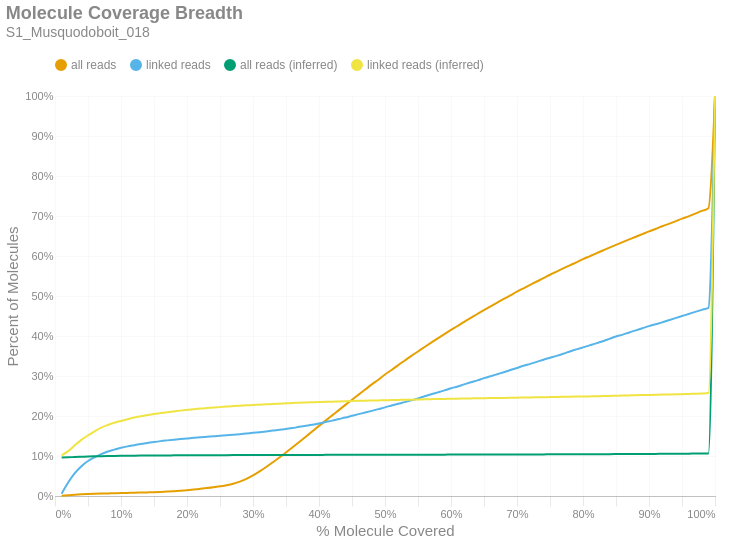

This figure's notebook cell:
### Markdown cell above
### Molecule Read Coverage
This chart shows molecule coverage breadth as computed by the number of bases aligned to that molecule. In other words, "*how much of each unique long molecule is actually sequenced/aligned?*" Keep in mind there is a distinction between sequences and alignments, since some sequences belonging to a particular molecule may not align well and wouldn't appear in the alignment data. This chart also shows molecule coverage breadth as computed by the *inferred fragment* from which the aligned sequences originate. Unlike read coverage, this calculation takes into account the total insert size, including unsequenced gaps between the forward and reverse reads. Like the previous figures, these are cumulative percents.

### Code cell
if SKIPLR:
    print_html(f"Skipped")
else:
    binned_df = consolidated_hist(valids['coverage_bp'], mask, 0.01, True)
    binned_df_inf = consolidated_hist(valids['coverage_inserts'], mask, 0.01, True)
    binned_df = binned_df.with_columns(pl.lit(binned_df_inf['all reads (cumsum)']).alias('all reads (inferred)'))
    binned_df = binned_df.with_columns(pl.lit(binned_df_inf['linked reads (cumsum)']).alias('linked reads (inferred)'))
    binned_df = binned_df.with_columns(
        (pl.col('bin').cast(pl.Float64) + 0.01).alias('right_edge')
    )

    with SafeRender(binned_df):
        (
            density_plot(binned_df, 'Molecule Coverage Breadth', samplename, 'molcov', ['all reads (inferred)','linked reads (inferred)'])
            .encode(
                #x=alt.X('bin:Q', title="% Molecule Covered").axis(format = '%').scale(padding=0),
                x=alt.X('right_edge:Q', title="% Molecule Covered").axis(format='%').scale(padding=0),
                y=alt.Y('value:Q', title='Percent of Molecules')
                    .axis(format='%')
                    .stack(False)
                    .scale(domainMin=0, padding=0),
                color=alt.Color("key:N").scale(domain = ["all reads", "linked reads", "all reads (inferred)", "linked reads (inferred)"]),
                tooltip = [
                    alt.Tooltip("key:N", title = "Data Type"),
                    alt.Tooltip("range_label:N", title="% Molecule Covered"),
                    alt.Tooltip("value:Q", format = ".2%", title="% Molecules")
                ]
            )
        ).display()

### Figure 1 — Vega-Lite specification as saved in the notebook (floating-point values rounded to 4 significant figures)
{"width": "container", "height": 400, "config": {"title": {"anchor": "start", "dy": -15, "fontSize": 18, "color": "#888888", "subtitleColor": "#888888", "subtitleFontSize": 14}, "arc": {"fill": "#0072B2"}, "axis": {"domainColor": "#888888", "domainWidth": 0.5, "gridWidth": 0.2, "grid": false, "titleFontWeight": 400, "titleFontSize": 15, "labelFontSize": 11, "labelColor": "#888888", "tickColor": "#888888", "tickWidth": 0.2, "titleColor": "#888888"}, "axisBand": {"grid": false}, "axisX": {"grid": true, "tickSize": 10, "domainCap": "round"}, "axisY": {"domain": false, "grid": true, "tickSize": 0, "domainCap": "round"}, "background": "transparent", "header": {"labelFontSize": 15, "labelColor": "#888888", "titleFontSize": 15, "titleFontWeight": 600, "titleColor": "#888888"}, "legend": {"labelFont": "sans-serif", "labelFontSize": 12, "labelColor": "#888888", "symbolSize": 100, "symbolType": "circle", "titleFontSize": 12, "titlePadding": 10, "titleColor": "#888888", "title": null, "orient": "top"}, "range": {"category": ["#E69F00", "#56B4E9", "#009E73", "#F0E442", "#0072B2", "#D55E00", "#CC79A7", "#000000"], "diverging": ["#cfe8f3", "#a2d4ec", "#73bfe2", "#46abdb", "#1696d2", "#12719e"]}, "area": {"fill": "#0072B2", "fillOpacity": 0.7, "line": true, "strokeOpacity": 0.7}, "line": {"color": "#0072B2", "stroke": "#0072B2", "strokeWidth": 2}, "trail": {"color": "#0072B2", "stroke": "#0072B2", "strokeWidth": 0, "size": 1}, "point": {"filled": true, "fillOpacity": 1.0, "size": 95}, "text": {"color": "#888888", "fontSize": 11, "align": "right", "fontWeight": 400, "size": 11}, "bar": {"fill": "#0072B2", "stroke": null}, "view": {"stroke": null, "continuousWidth": 660, "continuousHeight": 400}}, "data": {"name": "data-101853562427c2f16d74dd22a2eddfea"}, "mark": {"type": "line", "interpolate": "monotone", "point": {"opacity": 0, "size": 275}}, "encoding": {"color": {"field": "key", "scale": {"domain": ["all reads", "linked reads", "all reads (inferred)", "linked reads (inferred)"]}, "type": "nominal"}, "tooltip": [{"field": "key", "title": "Data Type", "type": "nominal"}, {"field": "range_label", "title": "% Molecule Covered", "type": "nominal"}, {"field": "value", "format": ".2%", "title": "% Molecules", "type": "quantitative"}], "x": {"axis": {"format": "%"}, "field": "right_edge", "scale": {"padding": 0}, "title": "% Molecule Covered", "type": "quantitative"}, "y": {"axis": {"format": "%"}, "field": "value", "scale": {"domainMin": 0, "padding": 0}, "stack": false, "title": "Percent of Molecules", "type": "quantitative"}}, "params": [{"name": "param_c36ac31b6afebe62", "select": {"type": "point", "fields": ["key"]}, "bind": "legend"}], "title": {"text": "Molecule Coverage Breadth", "subtitle": "S1_Musquodoboit_018"}, "transform": [{"fold": ["all reads (cumsum)", "linked reads (cumsum)", "all reads (inferred)", "linked reads (inferred)"]}, {"calculate": "replace(datum.key, ' (cumsum)', '')", "as": "key"}, {"filter": {"param": "param_c36ac31b6afebe62"}}], "usermeta": {"embedOptions": {"downloadFileName": "S1_Musquodoboit_018.molcov"}}, "$schema": "https://vega.github.io/schema/vega-lite/v6.1.0.json", "datasets": {"data-101853562427c2f16d74dd22a2eddfea": [{"bin": "0.0", "interval": "0.0-0.01", "all reads": 0.0004322, "linked reads": 0.005905, "all reads (cumsum)": 0.0004322, "linked reads (cumsum)": 0.005905, "range_label": "0.0-0.01", "all reads (inferred)": 0.09628, "linked reads (inferred)": 0.1019, "right_edge": 0.01}, {"bin": "0.01", "interval": "0.01-0.02", "all reads": 0.001466, "linked reads": 0.02787, "all reads (cumsum)": 0.001899, "linked reads (cumsum)": 0.03377, "range_label": "0.01-0.02", "all reads (inferred)": 0.09679, "linked reads (inferred)": 0.1122, "right_edge": 0.02}, {"bin": "0.02", "interval": "0.02-0.03", "all reads": 0.001241, "linked reads": 0.02321, "all reads (cumsum)": 0.003139, "linked reads (cumsum)": 0.05699, "range_label": "0.02-0.03", "all reads (inferred)": 0.09747, "linked reads (inferred)": 0.1267, "right_edge": 0.03}, {"bin": "0.03", "interval": "0.03-0.04", "all reads": 0.001036, "linked reads": 0.0175, "all reads (cumsum)": 0.004175, "linked reads (cumsum)": 0.07449, "range_label": "0.03-0.04", "all reads (inferred)": 0.0981, "linked reads (inferred)": 0.1403, "right_edge": 0.04}, {"bin": "0.04", "interval": "0.04-0.05", "all reads": 0.0007397, "linked reads": 0.01299, "all reads (cumsum)": 0.004915, "linked reads (cumsum)": 0.08748, "range_label": "0.04-0.05", "all reads (inferred)": 0.09873, "linked reads (inferred)": 0.1516, "right_edge": 0.05}, {"bin": "0.05", "interval": "0.05-0.06", "all reads": 0.0006279, "linked reads": 0.009233, "all reads (cumsum)": 0.005543, "linked reads (cumsum)": 0.09671, "range_label": "0.05-0.06", "all reads (inferred)": 0.09922, "linked reads (inferred)": 0.1618, "right_edge": 0.06}, {"bin": "0.06", "interval": "0.06-0.07", "all reads": 0.0005245, "linked reads": 0.008095, "all reads (cumsum)": 0.006067, "linked reads (cumsum)": 0.1048, "range_label": "0.06-0.07", "all reads (inferred)": 0.09966, "linked reads (inferred)": 0.171, "right_edge": 0.07}, {"bin": "0.07", "interval": "0.07-0.08", "all reads": 0.0004313, "linked reads": 0.006463, "all reads (cumsum)": 0.006499, "linked reads (cumsum)": 0.1113, "range_label": "0.07-0.08", "all reads (inferred)": 0.09997, "linked reads (inferred)": 0.1776, "right_edge": 0.08}, {"bin": "0.08", "interval": "0.08-0.09", "all reads": 0.000409, "linked reads": 0.004616, "all reads (cumsum)": 0.006908, "linked reads (cumsum)": 0.1159, "range_label": "0.08-0.09", "all reads (inferred)": 0.1002, "linked reads (inferred)": 0.1831, "right_edge": 0.09}, {"bin": "0.09", "interval": "0.09-0.1", "all reads": 0.0004397, "linked reads": 0.004595, "all reads (cumsum)": 0.007347, "linked reads (cumsum)": 0.1205, "range_label": "0.09-0.1", "all reads (inferred)": 0.1004, "linked reads (inferred)": 0.1877, "right_edge": 0.1}, {"bin": "0.1", "interval": "0.1-0.11", "all reads": 0.0003773, "linked reads": 0.003629, "all reads (cumsum)": 0.007725, "linked reads (cumsum)": 0.1241, "range_label": "0.1-0.11", "all reads (inferred)": 0.1006, "linked reads (inferred)": 0.1921, "right_edge": 0.11}, {"bin": "0.11", "interval": "0.11-0.12", "all reads": 0.0003801, "linked reads": 0.003028, "all reads (cumsum)": 0.008105, "linked reads (cumsum)": 0.1271, "range_label": "0.11-0.12", "all reads (inferred)": 0.1008, "linked reads (inferred)": 0.196, "right_edge": 0.12}, {"bin": "0.12", "interval": "0.12-0.13", "all reads": 0.0004332, "linked reads": 0.003006, "all reads (cumsum)": 0.008538, "linked reads (cumsum)": 0.1301, "range_label": "0.12-0.13", "all reads (inferred)": 0.101, "linked reads (inferred)": 0.1995, "right_edge": 0.13}, {"bin": "0.13", "interval": "0.13-0.14", "all reads": 0.0004546, "linked reads": 0.002491, "all reads (cumsum)": 0.008992, "linked reads (cumsum)": 0.1326, "range_label": "0.13-0.14", "all reads (inferred)": 0.1011, "linked reads (inferred)": 0.2023, "right_edge": 0.14}, {"bin": "0.14", "interval": "0.14-0.15", "all reads": 0.00049, "linked reads": 0.002405, "all reads (cumsum)": 0.009482, "linked reads (cumsum)": 0.135, "range_label": "0.14-0.15", "all reads (inferred)": 0.1013, "linked reads (inferred)": 0.2051, "right_edge": 0.15}, {"bin": "0.15", "interval": "0.15-0.16", "all reads": 0.0006549, "linked reads": 0.002169, "all reads (cumsum)": 0.01014, "linked reads (cumsum)": 0.1372, "range_label": "0.15-0.16", "all reads (inferred)": 0.1014, "linked reads (inferred)": 0.2072, "right_edge": 0.16}, {"bin": "0.16", "interval": "0.16-0.17", "all reads": 0.0008095, "linked reads": 0.001847, "all reads (cumsum)": 0.01095, "linked reads (cumsum)": 0.1391, "range_label": "0.16-0.17", "all reads (inferred)": 0.1015, "linked reads (inferred)": 0.2096, "right_edge": 0.17}, {"bin": "0.17", "interval": "0.17-0.18", "all reads": 0.001028, "linked reads": 0.001761, "all reads (cumsum)": 0.01197, "linked reads (cumsum)": 0.1408, "range_label": "0.17-0.18", "all reads (inferred)": 0.1016, "linked reads (inferred)": 0.2115, "right_edge": 0.18}, {"bin": "0.18", "interval": "0.18-0.19", "all reads": 0.001251, "linked reads": 0.001653, "all reads (cumsum)": 0.01323, "linked reads (cumsum)": 0.1425, "range_label": "0.18-0.19", "all reads (inferred)": 0.1017, "linked reads (inferred)": 0.2134, "right_edge": 0.19}, {"bin": "0.19", "interval": "0.19-0.2", "all reads": 0.001346, "linked reads": 0.001417, "all reads (cumsum)": 0.01457, "linked reads (cumsum)": 0.1439, "range_label": "0.19-0.2", "all reads (inferred)": 0.1018, "linked reads (inferred)": 0.2152, "right_edge": 0.2}, {"bin": "0.2", "interval": "0.2-0.21", "all reads": 0.001535, "linked reads": 0.001675, "all reads (cumsum)": 0.01611, "linked reads (cumsum)": 0.1456, "range_label": "0.2-0.21", "all reads (inferred)": 0.1018, "linked reads (inferred)": 0.2169, "right_edge": 0.21}, {"bin": "0.21", "interval": "0.21-0.22", "all reads": 0.001774, "linked reads": 0.001074, "all reads (cumsum)": 0.01788, "linked reads (cumsum)": 0.1466, "range_label": "0.21-0.22", "all reads (inferred)": 0.1019, "linked reads (inferred)": 0.2185, "right_edge": 0.22}, {"bin": "0.22", "interval": "0.22-0.23", "all reads": 0.001869, "linked reads": 0.001267, "all reads (cumsum)": 0.01975, "linked reads (cumsum)": 0.1479, "range_label": "0.22-0.23", "all reads (inferred)": 0.102, "linked reads (inferred)": 0.2198, "right_edge": 0.23}, {"bin": "0.23", "interval": "0.23-0.24", "all reads": 0.00207, "linked reads": 0.001288, "all reads (cumsum)": 0.02182, "linked reads (cumsum)": 0.1492, "range_label": "0.23-0.24", "all reads (inferred)": 0.102, "linked reads (inferred)": 0.221, "right_edge": 0.24}, {"bin": "0.24", "interval": "0.24-0.25", "all reads": 0.002408, "linked reads": 0.00131, "all reads (cumsum)": 0.02423, "linked reads (cumsum)": 0.1505, "range_label": "0.24-0.25", "all reads (inferred)": 0.1021, "linked reads (inferred)": 0.2222, "right_edge": 0.25}, {"bin": "0.25", "interval": "0.25-0.26", "all reads": 0.002716, "linked reads": 0.001417, "all reads (cumsum)": 0.02694, "linked reads (cumsum)": 0.1519, "range_label": "0.25-0.26", "all reads (inferred)": 0.1022, "linked reads (inferred)": 0.2236, "right_edge": 0.26}, {"bin": "0.26", "interval": "0.26-0.27", "all reads": 0.003637, "linked reads": 0.001288, "all reads (cumsum)": 0.03058, "linked reads (cumsum)": 0.1532, "range_label": "0.26-0.27", "all reads (inferred)": 0.1022, "linked reads (inferred)": 0.2247, "right_edge": 0.27}, {"bin": "0.27", "interval": "0.27-0.28", "all reads": 0.005213, "linked reads": 0.00146, "all reads (cumsum)": 0.03579, "linked reads (cumsum)": 0.1547, "range_label": "0.27-0.28", "all reads (inferred)": 0.1023, "linked reads (inferred)": 0.2258, "right_edge": 0.28}, {"bin": "0.28", "interval": "0.28-0.29", "all reads": 0.0071, "linked reads": 0.001675, "all reads (cumsum)": 0.04289, "linked reads (cumsum)": 0.1563, "range_label": "0.28-0.29", "all reads (inferred)": 0.1023, "linked reads (inferred)": 0.2267, "right_edge": 0.29}, {"bin": "0.29", "interval": "0.29-0.3", "all reads": 0.008732, "linked reads": 0.001503, "all reads (cumsum)": 0.05162, "linked reads (cumsum)": 0.1578, "range_label": "0.29-0.3", "all reads (inferred)": 0.1024, "linked reads (inferred)": 0.2275, "right_edge": 0.3}, {"bin": "0.3", "interval": "0.3-0.31", "all reads": 0.009802, "linked reads": 0.001761, "all reads (cumsum)": 0.06143, "linked reads (cumsum)": 0.1596, "range_label": "0.3-0.31", "all reads (inferred)": 0.1024, "linked reads (inferred)": 0.2284, "right_edge": 0.31}, {"bin": "0.31", "interval": "0.31-0.32", "all reads": 0.01105, "linked reads": 0.00189, "all reads (cumsum)": 0.07247, "linked reads (cumsum)": 0.1615, "range_label": "0.31-0.32", "all reads (inferred)": 0.1025, "linked reads (inferred)": 0.2292, "right_edge": 0.32}, {"bin": "0.32", "interval": "0.32-0.33", "all reads": 0.01183, "linked reads": 0.002083, "all reads (cumsum)": 0.0843, "linked reads (cumsum)": 0.1636, "range_label": "0.32-0.33", "all reads (inferred)": 0.1025, "linked reads (inferred)": 0.2301, "right_edge": 0.33}, {"bin": "0.33", "interval": "0.33-0.34", "all reads": 0.01197, "linked reads": 0.001847, "all reads (cumsum)": 0.09628, "linked reads (cumsum)": 0.1654, "range_label": "0.33-0.34", "all reads (inferred)": 0.1025, "linked reads (inferred)": 0.2309, "right_edge": 0.34}, {"bin": "0.34", "interval": "0.34-0.35", "all reads": 0.01256, "linked reads": 0.002169, "all reads (cumsum)": 0.1088, "linked reads (cumsum)": 0.1676, "range_label": "0.34-0.35", "all reads (inferred)": 0.1026, "linked reads (inferred)": 0.2317, "right_edge": 0.35}, {"bin": "0.35", "interval": "0.35-0.36", "all reads": 0.013, "linked reads": 0.002362, "all reads (cumsum)": 0.1218, "linked reads (cumsum)": 0.1699, "range_label": "0.35-0.36", "all reads (inferred)": 0.1026, "linked reads (inferred)": 0.2325, "right_edge": 0.36}, {"bin": "0.36", "interval": "0.36-0.37", "all reads": 0.01304, "linked reads": 0.002942, "all reads (cumsum)": 0.1349, "linked reads (cumsum)": 0.1729, "range_label": "0.36-0.37", "all reads (inferred)": 0.1027, "linked reads (inferred)": 0.2333, "right_edge": 0.37}, {"bin": "0.37", "interval": "0.37-0.38", "all reads": 0.01341, "linked reads": 0.002662, "all reads (cumsum)": 0.1483, "linked reads (cumsum)": 0.1756, "range_label": "0.37-0.38", "all reads (inferred)": 0.1027, "linked reads (inferred)": 0.2339, "right_edge": 0.38}, {"bin": "0.38", "interval": "0.38-0.39", "all reads": 0.01341, "linked reads": 0.002727, "all reads (cumsum)": 0.1617, "linked reads (cumsum)": 0.1783, "range_label": "0.38-0.39", "all reads (inferred)": 0.1027, "linked reads (inferred)": 0.2343, "right_edge": 0.39}, {"bin": "0.39", "interval": "0.39-0.4", "all reads": 0.01362, "linked reads": 0.003178, "all reads (cumsum)": 0.1753, "linked reads (cumsum)": 0.1815, "range_label": "0.39-0.4", "all reads (inferred)": 0.1028, "linked reads (inferred)": 0.2348, "right_edge": 0.4}, {"bin": "0.4", "interval": "0.4-0.41", "all reads": 0.0131, "linked reads": 0.003457, "all reads (cumsum)": 0.1884, "linked reads (cumsum)": 0.1849, "range_label": "0.4-0.41", "all reads (inferred)": 0.1028, "linked reads (inferred)": 0.2354, "right_edge": 0.41}, {"bin": "0.41", "interval": "0.41-0.42", "all reads": 0.01317, "linked reads": 0.003478, "all reads (cumsum)": 0.2016, "linked reads (cumsum)": 0.1884, "range_label": "0.41-0.42", "all reads (inferred)": 0.1029, "linked reads (inferred)": 0.2358, "right_edge": 0.42}, {"bin": "0.42", "interval": "0.42-0.43", "all reads": 0.01319, "linked reads": 0.003994, "all reads (cumsum)": 0.2148, "linked reads (cumsum)": 0.1924, "range_label": "0.42-0.43", "all reads (inferred)": 0.1029, "linked reads (inferred)": 0.2364, "right_edge": 0.43}, {"bin": "0.43", "interval": "0.43-0.44", "all reads": 0.01302, "linked reads": 0.003758, "all reads (cumsum)": 0.2278, "linked reads (cumsum)": 0.1961, "range_label": "0.43-0.44", "all reads (inferred)": 0.1029, "linked reads (inferred)": 0.2369, "right_edge": 0.44}, {"bin": "0.44", "interval": "0.44-0.45", "all reads": 0.013, "linked reads": 0.004273, "all reads (cumsum)": 0.2408, "linked reads (cumsum)": 0.2004, "range_label": "0.44-0.45", "all reads (inferred)": 0.103, "linked reads (inferred)": 0.2375, "right_edge": 0.45}, {"bin": "0.45", "interval": "0.45-0.46", "all reads": 0.0127, "linked reads": 0.004208, "all reads (cumsum)": 0.2535, "linked reads (cumsum)": 0.2046, "range_label": "0.45-0.46", "all reads (inferred)": 0.103, "linked reads (inferred)": 0.2379, "right_edge": 0.46}, {"bin": "0.46", "interval": "0.46-0.47", "all reads": 0.01265, "linked reads": 0.003972, "all reads (cumsum)": 0.2661, "linked reads (cumsum)": 0.2086, "range_label": "0.46-0.47", "all reads (inferred)": 0.103, "linked reads (inferred)": 0.2383, "right_edge": 0.47}, {"bin": "0.47", "interval": "0.47-0.48", "all reads": 0.0128, "linked reads": 0.004251, "all reads (cumsum)": 0.2789, "linked reads (cumsum)": 0.2128, "range_label": "0.47-0.48", "all reads (inferred)": 0.103, "linked reads (inferred)": 0.2386, "right_edge": 0.48}, {"bin": "0.48", "interval": "0.48-0.49", "all reads": 0.01181, "linked reads": 0.004423, "all reads (cumsum)": 0.2907, "linked reads (cumsum)": 0.2173, "range_label": "0.48-0.49", "all reads (inferred)": 0.1031, "linked reads (inferred)": 0.239, "right_edge": 0.49}, {"bin": "0.49", "interval": "0.49-0.5", "all reads": 0.01312, "linked reads": 0.004337, "all reads (cumsum)": 0.3039, "linked reads (cumsum)": 0.2216, "range_label": "0.49-0.5", "all reads (inferred)": 0.1031, "linked reads (inferred)": 0.2394, "right_edge": 0.5}, {"bin": "0.5", "interval": "0.5-0.51", "all reads": 0.0111, "linked reads": 0.00481, "all reads (cumsum)": 0.315, "linked reads (cumsum)": 0.2264, "range_label": "0.5-0.51", "all reads (inferred)": 0.1031, "linked reads (inferred)": 0.2398, "right_edge": 0.51}, {"bin": "0.51", "interval": "0.51-0.52", "all reads": 0.0123, "linked reads": 0.004273, "all reads (cumsum)": 0.3273, "linked reads (cumsum)": 0.2307, "range_label": "0.51-0.52", "all reads (inferred)": 0.1032, "linked reads (inferred)": 0.2402, "right_edge": 0.52}, {"bin": "0.52", "interval": "0.52-0.53", "all reads": 0.01153, "linked reads": 0.003972, "all reads (cumsum)": 0.3388, "linked reads (cumsum)": 0.2347, "range_label": "0.52-0.53", "all reads (inferred)": 0.1032, "linked reads (inferred)": 0.2406, "right_edge": 0.53}, {"bin": "0.53", "interval": "0.53-0.54", "all reads": 0.01154, "linked reads": 0.004359, "all reads (cumsum)": 0.3503, "linked reads (cumsum)": 0.239, "range_label": "0.53-0.54", "all reads (inferred)": 0.1033, "linked reads (inferred)": 0.2409, "right_edge": 0.54}, {"bin": "0.54", "interval": "0.54-0.55", "all reads": 0.01102, "linked reads": 0.004874, "all reads (cumsum)": 0.3613, "linked reads (cumsum)": 0.2439, "range_label": "0.54-0.55", "all reads (inferred)": 0.1033, "linked reads (inferred)": 0.2413, "right_edge": 0.55}, {"bin": "0.55", "interval": "0.55-0.56", "all reads": 0.01118, "linked reads": 0.005325, "all reads (cumsum)": 0.3725, "linked reads (cumsum)": 0.2492, "range_label": "0.55-0.56", "all reads (inferred)": 0.1033, "linked reads (inferred)": 0.2416, "right_edge": 0.56}, {"bin": "0.56", "interval": "0.56-0.57", "all reads": 0.01091, "linked reads": 0.005024, "all reads (cumsum)": 0.3834, "linked reads (cumsum)": 0.2542, "range_label": "0.56-0.57", "all reads (inferred)": 0.1034, "linked reads (inferred)": 0.242, "right_edge": 0.57}, {"bin": "0.57", "interval": "0.57-0.58", "all reads": 0.01069, "linked reads": 0.00481, "all reads (cumsum)": 0.3941, "linked reads (cumsum)": 0.2591, "range_label": "0.57-0.58", "all reads (inferred)": 0.1034, "linked reads (inferred)": 0.2425, "right_edge": 0.58}, {"bin": "0.58", "interval": "0.58-0.59", "all reads": 0.01064, "linked reads": 0.004917, "all reads (cumsum)": 0.4048, "linked reads (cumsum)": 0.264, "range_label": "0.58-0.59", "all reads (inferred)": 0.1034, "linked reads (inferred)": 0.2427, "right_edge": 0.59}, {"bin": "0.59", "interval": "0.59-0.6", "all reads": 0.01056, "linked reads": 0.005282, "all reads (cumsum)": 0.4153, "linked reads (cumsum)": 0.2693, "range_label": "0.59-0.6", "all reads (inferred)": 0.1035, "linked reads (inferred)": 0.2431, "right_edge": 0.6}, {"bin": "0.6", "interval": "0.6-0.61", "all reads": 0.009692, "linked reads": 0.004552, "all reads (cumsum)": 0.425, "linked reads (cumsum)": 0.2738, "range_label": "0.6-0.61", "all reads (inferred)": 0.1035, "linked reads (inferred)": 0.2434, "right_edge": 0.61}, {"bin": "0.61", "interval": "0.61-0.62", "all reads": 0.01045, "linked reads": 0.005282, "all reads (cumsum)": 0.4355, "linked reads (cumsum)": 0.2791, "range_label": "0.61-0.62", "all reads (inferred)": 0.1035, "linked reads (inferred)": 0.2438, "right_edge": 0.62}, {"bin": "0.62", "interval": "0.62-0.63", "all reads": 0.009763, "linked reads": 0.005153, "all reads (cumsum)": 0.4452, "linked reads (cumsum)": 0.2842, "range_label": "0.62-0.63", "all reads (inferred)": 0.1036, "linked reads (inferred)": 0.244, "right_edge": 0.63}, {"bin": "0.63", "interval": "0.63-0.64", "all reads": 0.009739, "linked reads": 0.004831, "all reads (cumsum)": 0.455, "linked reads (cumsum)": 0.2891, "range_label": "0.63-0.64", "all reads (inferred)": 0.1036, "linked reads (inferred)": 0.2443, "right_edge": 0.64}, {"bin": "0.64", "interval": "0.64-0.65", "all reads": 0.009426, "linked reads": 0.005518, "all reads (cumsum)": 0.4644, "linked reads (cumsum)": 0.2946, "range_label": "0.64-0.65", "all reads (inferred)": 0.1037, "linked reads (inferred)": 0.2446, "right_edge": 0.65}, {"bin": "0.65", "interval": "0.65-0.66", "all reads": 0.009888, "linked reads": 0.004874, "all reads (cumsum)": 0.4743, "linked reads (cumsum)": 0.2995, "range_label": "0.65-0.66", "all reads (inferred)": 0.1037, "linked reads (inferred)": 0.2449, "right_edge": 0.66}, {"bin": "0.66", "interval": "0.66-0.67", "all reads": 0.009196, "linked reads": 0.005024, "all reads (cumsum)": 0.4835, "linked reads (cumsum)": 0.3045, "range_label": "0.66-0.67", "all reads (inferred)": 0.1037, "linked reads (inferred)": 0.2451, "right_edge": 0.67}, {"bin": "0.67", "interval": "0.67-0.68", "all reads": 0.009186, "linked reads": 0.005067, "all reads (cumsum)": 0.4927, "linked reads (cumsum)": 0.3096, "range_label": "0.67-0.68", "all reads (inferred)": 0.1038, "linked reads (inferred)": 0.2453, "right_edge": 0.68}, {"bin": "0.68", "interval": "0.68-0.69", "all reads": 0.008943, "linked reads": 0.005368, "all reads (cumsum)": 0.5016, "linked reads (cumsum)": 0.3149, "range_label": "0.68-0.69", "all reads (inferred)": 0.1038, "linked reads (inferred)": 0.2456, "right_edge": 0.69}, {"bin": "0.69", "interval": "0.69-0.7", "all reads": 0.009113, "linked reads": 0.005261, "all reads (cumsum)": 0.5107, "linked reads (cumsum)": 0.3202, "range_label": "0.69-0.7", "all reads (inferred)": 0.1039, "linked reads (inferred)": 0.2459, "right_edge": 0.7}, {"bin": "0.7", "interval": "0.7-0.71", "all reads": 0.008578, "linked reads": 0.005239, "all reads (cumsum)": 0.5193, "linked reads (cumsum)": 0.3254, "range_label": "0.7-0.71", "all reads (inferred)": 0.1039, "linked reads (inferred)": 0.2462, "right_edge": 0.71}, {"bin": "0.71", "interval": "0.71-0.72", "all reads": 0.00842, "linked reads": 0.00481, "all reads (cumsum)": 0.5277, "linked reads (cumsum)": 0.3302, "range_label": "0.71-0.72", "all reads (inferred)": 0.104, "linked reads (inferred)": 0.2465, "right_edge": 0.72}, {"bin": "0.72", "interval": "0.72-0.73", "all reads": 0.008503, "linked reads": 0.00511, "all reads (cumsum)": 0.5362, "linked reads (cumsum)": 0.3353, "range_label": "0.72-0.73", "all reads (inferred)": 0.104, "linked reads (inferred)": 0.2467, "right_edge": 0.73}, {"bin": "0.73", "interval": "0.73-0.74", "all reads": 0.008255, "linked reads": 0.005346, "all reads (cumsum)": 0.5445, "linked reads (cumsum)": 0.3407, "range_label": "0.73-0.74", "all reads (inferred)": 0.104, "linked reads (inferred)": 0.2469, "right_edge": 0.74}, {"bin": "0.74", "interval": "0.74-0.75", "all reads": 0.008657, "linked reads": 0.004896, "all reads (cumsum)": 0.5531, "linked reads (cumsum)": 0.3456, "range_label": "0.74-0.75", "all reads (inferred)": 0.1041, "linked reads (inferred)": 0.2472, "right_edge": 0.75}, {"bin": "0.75", "interval": "0.75-0.76", "all reads": 0.007799, "linked reads": 0.00481, "all reads (cumsum)": 0.5609, "linked reads (cumsum)": 0.3504, "range_label": "0.75-0.76", "all reads (inferred)": 0.1042, "linked reads (inferred)": 0.2475, "right_edge": 0.76}, {"bin": "0.76", "interval": "0.76-0.77", "all reads": 0.007923, "linked reads": 0.005282, "all reads (cumsum)": 0.5689, "linked reads (cumsum)": 0.3557, "range_label": "0.76-0.77", "all reads (inferred)": 0.1042, "linked reads (inferred)": 0.2478, "right_edge": 0.77}, {"bin": "0.77", "interval": "0.77-0.78", "all reads": 0.007692, "linked reads": 0.005647, "all reads (cumsum)": 0.5766, "linked reads (cumsum)": 0.3613, "range_label": "0.77-0.78", "all reads (inferred)": 0.1043, "linked reads (inferred)": 0.2483, "right_edge": 0.78}, {"bin": "0.78", "interval": "0.78-0.79", "all reads": 0.007705, "linked reads": 0.005175, "all reads (cumsum)": 0.5843, "linked reads (cumsum)": 0.3665, "range_label": "0.78-0.79", "all reads (inferred)": 0.1043, "linked reads (inferred)": 0.2486, "right_edge": 0.79}, {"bin": "0.79", "interval": "0.79-0.8", "all reads": 0.007807, "linked reads": 0.005046, "all reads (cumsum)": 0.5921, "linked reads (cumsum)": 0.3715, "range_label": "0.79-0.8", "all reads (inferred)": 0.1044, "linked reads (inferred)": 0.2488, "right_edge": 0.8}, {"bin": "0.8", "interval": "0.8-0.81", "all reads": 0.007178, "linked reads": 0.005024, "all reads (cumsum)": 0.5993, "linked reads (cumsum)": 0.3766, "range_label": "0.8-0.81", "all reads (inferred)": 0.1045, "linked reads (inferred)": 0.249, "right_edge": 0.81}, {"bin": "0.81", "interval": "0.81-0.82", "all reads": 0.007203, "linked reads": 0.005046, "all reads (cumsum)": 0.6065, "linked reads (cumsum)": 0.3816, "range_label": "0.81-0.82", "all reads (inferred)": 0.1045, "linked reads (inferred)": 0.2493, "right_edge": 0.82}, {"bin": "0.82", "interval": "0.82-0.83", "all reads": 0.007265, "linked reads": 0.005411, "all reads (cumsum)": 0.6137, "linked reads (cumsum)": 0.387, "range_label": "0.82-0.83", "all reads (inferred)": 0.1046, "linked reads (inferred)": 0.2497, "right_edge": 0.83}, {"bin": "0.83", "interval": "0.83-0.84", "all reads": 0.007186, "linked reads": 0.005754, "all reads (cumsum)": 0.6209, "linked reads (cumsum)": 0.3928, "range_label": "0.83-0.84", "all reads (inferred)": 0.1047, "linked reads (inferred)": 0.2502, "right_edge": 0.84}, {"bin": "0.84", "interval": "0.84-0.85", "all reads": 0.006885, "linked reads": 0.005819, "all reads (cumsum)": 0.6278, "linked reads (cumsum)": 0.3986, "range_label": "0.84-0.85", "all reads (inferred)": 0.1047, "linked reads (inferred)": 0.2506, "right_edge": 0.85}, {"bin": "0.85", "interval": "0.85-0.86", "all reads": 0.006912, "linked reads": 0.004788, "all reads (cumsum)": 0.6347, "linked reads (cumsum)": 0.4034, "range_label": "0.85-0.86", "all reads (inferred)": 0.1048, "linked reads (inferred)": 0.2511, "right_edge": 0.86}, {"bin": "0.86", "interval": "0.86-0.87", "all reads": 0.006712, "linked reads": 0.00554, "all reads (cumsum)": 0.6414, "linked reads (cumsum)": 0.4089, "range_label": "0.86-0.87", "all reads (inferred)": 0.1049, "linked reads (inferred)": 0.2515, "right_edge": 0.87}, {"bin": "0.87", "interval": "0.87-0.88", "all reads": 0.006724, "linked reads": 0.005196, "all reads (cumsum)": 0.6481, "linked reads (cumsum)": 0.4141, "range_label": "0.87-0.88", "all reads (inferred)": 0.105, "linked reads (inferred)": 0.2519, "right_edge": 0.88}, {"bin": "0.88", "interval": "0.88-0.89", "all reads": 0.006678, "linked reads": 0.005261, "all reads (cumsum)": 0.6548, "linked reads (cumsum)": 0.4194, "range_label": "0.88-0.89", "all reads (inferred)": 0.1051, "linked reads (inferred)": 0.2523, "right_edge": 0.89}, {"bin": "0.89", "interval": "0.89-0.9", "all reads": 0.006663, "linked reads": 0.005218, "all reads (cumsum)": 0.6615, "linked reads (cumsum)": 0.4246, "range_label": "0.89-0.9", "all reads (inferred)": 0.1052, "linked reads (inferred)": 0.2526, "right_edge": 0.9}, {"bin": "0.9", "interval": "0.9-0.91", "all reads": 0.00611, "linked reads": 0.004831, "all reads (cumsum)": 0.6676, "linked reads (cumsum)": 0.4294, "range_label": "0.9-0.91", "all reads (inferred)": 0.1053, "linked reads (inferred)": 0.253, "right_edge": 0.91}, {"bin": "0.91", "interval": "0.91-0.92", "all reads": 0.006917, "linked reads": 0.004638, "all reads (cumsum)": 0.6745, "linked reads (cumsum)": 0.4341, "range_label": "0.91-0.92", "all reads (inferred)": 0.1054, "linked reads (inferred)": 0.2536, "right_edge": 0.92}, {"bin": "0.92", "interval": "0.92-0.93", "all reads": 0.005865, "linked reads": 0.005389, "all reads (cumsum)": 0.6804, "linked reads (cumsum)": 0.4395, "range_label": "0.92-0.93", "all reads (inferred)": 0.1055, "linked reads (inferred)": 0.2539, "right_edge": 0.93}, {"bin": "0.93", "interval": "0.93-0.94", "all reads": 0.006334, "linked reads": 0.005282, "all reads (cumsum)": 0.6867, "linked reads (cumsum)": 0.4447, "range_label": "0.93-0.94", "all reads (inferred)": 0.1056, "linked reads (inferred)": 0.2543, "right_edge": 0.94}, {"bin": "0.94", "interval": "0.94-0.95", "all reads": 0.006821, "linked reads": 0.005196, "all reads (cumsum)": 0.6935, "linked reads (cumsum)": 0.4499, "range_label": "0.94-0.95", "all reads (inferred)": 0.1057, "linked reads (inferred)": 0.2546, "right_edge": 0.95}, {"bin": "0.95", "interval": "0.95-0.96", "all reads": 0.005567, "linked reads": 0.005175, "all reads (cumsum)": 0.6991, "linked reads (cumsum)": 0.4551, "range_label": "0.95-0.96", "all reads (inferred)": 0.1059, "linked reads (inferred)": 0.2553, "right_edge": 0.96}, {"bin": "0.96", "interval": "0.96-0.97", "all reads": 0.006667, "linked reads": 0.005218, "all reads (cumsum)": 0.7058, "linked reads (cumsum)": 0.4603, "range_label": "0.96-0.97", "all reads (inferred)": 0.106, "linked reads (inferred)": 0.2558, "right_edge": 0.97}, {"bin": "0.97", "interval": "0.97-0.98", "all reads": 0.007018, "linked reads": 0.005003, "all reads (cumsum)": 0.7128, "linked reads (cumsum)": 0.4653, "range_label": "0.97-0.98", "all reads (inferred)": 0.1062, "linked reads (inferred)": 0.2564, "right_edge": 0.98}, {"bin": "0.98", "interval": "0.98-0.99", "all reads": 0.006534, "linked reads": 0.004917, "all reads (cumsum)": 0.7193, "linked reads (cumsum)": 0.4703, "range_label": "0.98-0.99", "all reads (inferred)": 0.1064, "linked reads (inferred)": 0.2574, "right_edge": 0.99}, {"bin": "0.99", "interval": "0.99-1.0", "all reads": 0.2807, "linked reads": 0.5297, "all reads (cumsum)": 1.0, "linked reads (cumsum)": 1.0, "range_label": "0.99-1.0", "all reads (inferred)": 1.0, "linked reads (inferred)": 1.0, "right_edge": 1.0}]}}
